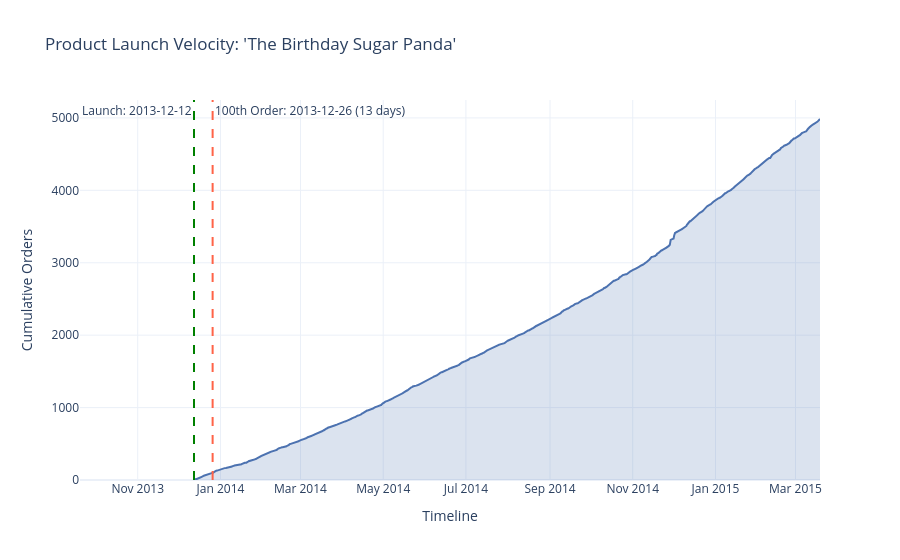

This figure's notebook cell:
### Markdown cell above
**Q5 — After the launch of 'The Birthday Sugar Panda' in early 2014, how many days did it take to reach its first 100 orders?**

### Code cell
q5 = con_duck.execute("""
    SELECT
        o.created_at::TIMESTAMP AS created_at,
        ROW_NUMBER() OVER (ORDER BY o.created_at) AS order_num
    FROM order_items AS oi 
    JOIN products AS p USING (product_id)
    JOIN orders AS o USING (order_id)
    WHERE p.product_name = 'The Birthday Sugar Panda'
    ORDER BY o.created_at
""").df()
launch_date = q5['created_at'].min()
order_100_date = q5[q5['order_num'] == 100]['created_at'].iloc[0]
days_to_100 = (order_100_date - launch_date).days

launch_ts = launch_date.timestamp() * 1000
order_100_ts = order_100_date.timestamp() * 1000

fig = px.area(q5, x='created_at', y='order_num', 
              title="Product Launch Velocity: 'The Birthday Sugar Panda'",
              labels={'created_at': 'Timeline', 'order_num': 'Cumulative Orders'})

fig.add_vline(x=launch_ts, line_dash="dash", line_color="green",
              annotation_text=f"Launch: {launch_date.date()}", 
              annotation_position="top left")

fig.add_vline(x=order_100_ts, line_dash="dash", line_color="tomato",
              annotation_text=f"100th Order: {order_100_date.date()} ({days_to_100} days)", 
              annotation_position="top right")

fig.update_traces(line_color='#4C72B0', fillcolor='rgba(76, 114, 176, 0.2)')
fig.update_layout(template='plotly_white', hovermode='x unified')

fig.show()

### Figure 1 — Plotly figure (JSON) as saved in the notebook; plotly's stock layout.template omitted (floating-point values rounded to 4 significant figures; data arrays with more than 128 entries replaced by an {"elided": "..."} marker saying what was removed)
{"data": [{"fillcolor": "rgba(76, 114, 176, 0.2)", "fillpattern": {"shape": ""}, "hovertemplate": "Timeline=%{x}<br>Cumulative Orders=%{y}<extra></extra>", "legendgroup": "", "line": {"color": "#4C72B0"}, "marker": {"symbol": "circle"}, "mode": "lines", "name": "", "orientation": "v", "showlegend": false, "stackgroup": "1", "type": "scatter", "x": {"elided": "4985 str values"}, "xaxis": "x", "y": {"elided": "4985 int values"}, "yaxis": "y"}], "layout": {"annotations": [{"showarrow": false, "text": "Launch: 2013-12-12", "x": 1386848994000, "xanchor": "right", "xref": "x", "y": 1, "yanchor": "top", "yref": "y domain"}, {"showarrow": false, "text": "100th Order: 2013-12-26 (13 days)", "x": 1388035014000, "xanchor": "left", "xref": "x", "y": 1, "yanchor": "top", "yref": "y domain"}], "hovermode": "x unified", "legend": {"tracegroupgap": 0}, "shapes": [{"line": {"color": "green", "dash": "dash"}, "type": "line", "x0": 1386848994000, "x1": 1386848994000, "xref": "x", "y0": 0, "y1": 1, "yref": "y domain"}, {"line": {"color": "tomato", "dash": "dash"}, "type": "line", "x0": 1388035014000, "x1": 1388035014000, "xref": "x", "y0": 0, "y1": 1, "yref": "y domain"}], "title": {"text": "Product Launch Velocity: 'The Birthday Sugar Panda'"}, "xaxis": {"anchor": "y", "domain": [0, 1], "title": {"text": "Timeline"}}, "yaxis": {"anchor": "x", "domain": [0, 1], "title": {"text": "Cumulative Orders"}}}}
